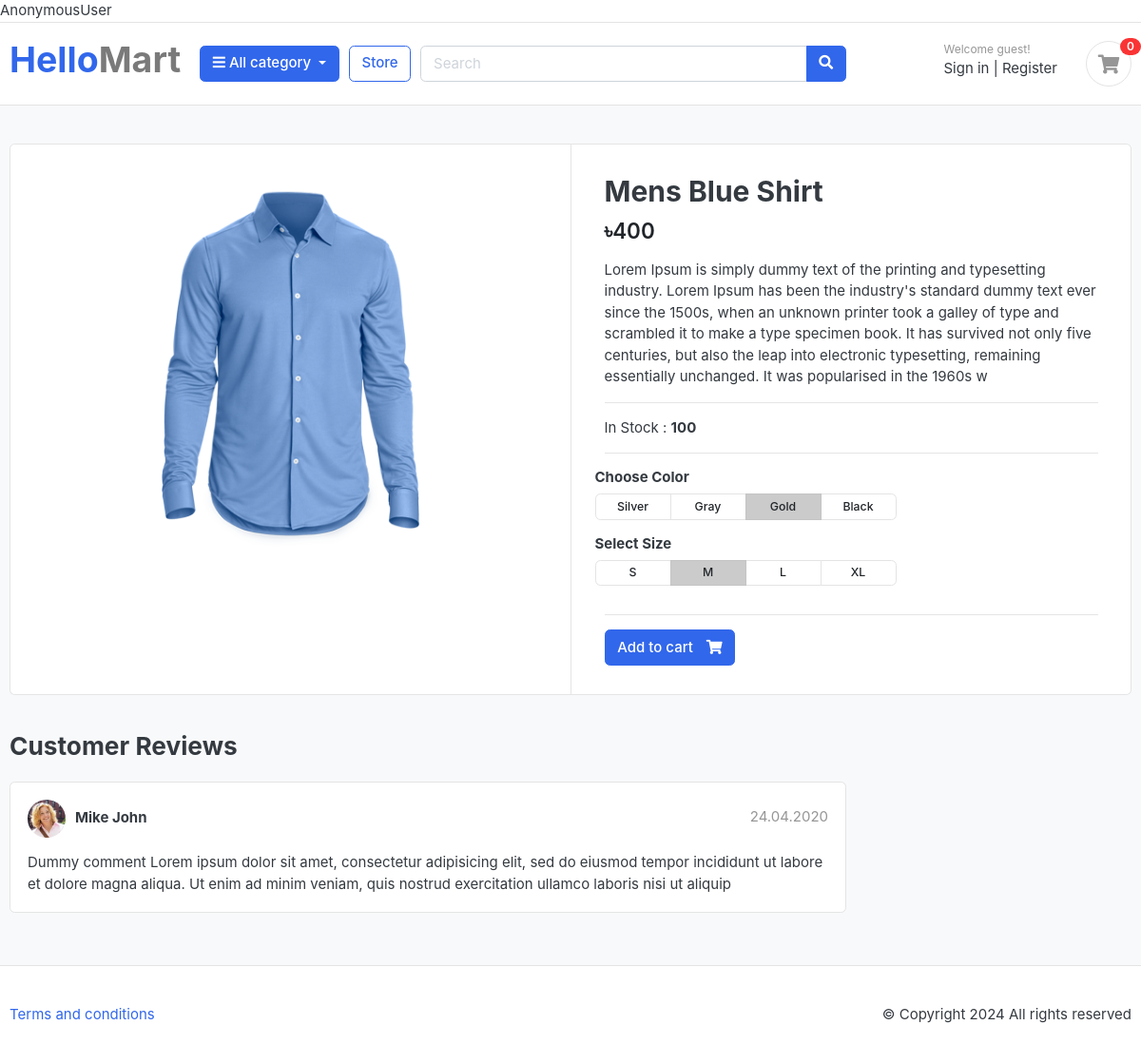
Page /store/shirt/mens-blue-shirt/ on the committed database.
### store/models.py (models this page shows)
class Product(models.Model):
    product_name = models.CharField(max_length=100, unique = True)
    slug = models.SlugField(max_length = 200, unique = True)
    description = models.TextField(max_length = 400, blank = True)
    price = models.IntegerField()
    image = models.ImageField(upload_to='photos/products')
    stock = models.IntegerField()
    is_available = models.BooleanField(default = True)
    category = models.ForeignKey(Category, on_delete=models.CASCADE)
    created_date = models.DateTimeField(auto_now_add = True)
    modified_date = models.DateTimeField(auto_now = True)
    def __str__(self) -> str:
        return self.product_name

### store/views.py (the view)
# urls.py: path('<slug:category_slug>/<slug:product_slug>/', views.productDetail, name='product_detail'),
def productDetail(request, category_slug, product_slug):
    single_product = Product.objects.get(slug = product_slug, category__slug = category_slug)
    print(single_product)
    return render(request, 'store/product-detail.html', {'product' : single_product})

### store/templates/store/product-detail.html (shortened to what this page needs)
{% extends "base.html" %}
{% load static %}
{% block body %}
<section class="section-content padding-y bg">
	<div class="container">
	<div class="card">
		<div class="row no-gutters">
			<aside class="col-md-6">
	<article class="gallery-wrap">
		<div class="img-big-wrap">
		   <a href="#"><img src="{{product.image.url}}"></a>
		</div>
	</article>
			</aside>
			<main class="col-md-6 border-left">
	<article class="content-body">
	<h2 class="title">{{product.product_name}} </h2>
	<div class="mb-3">
		<var class="price h4">৳{{product.price}} </var>
	</div>
	<p>{{product.description}} </p>
	<hr>
	<p>
		In Stock : <b>{{product.stock}} </b>
	</p>
	<hr>
		<div class="row">
			<div class="item-option-select">
				<h6>Choose Color</h6>
				<div class="btn-group btn-group-sm btn-group-toggle" data-toggle="buttons">
				  <label class="btn btn-light">
					<input type="radio" name="radio_color"> Silver
				  </label>
				  <label class="btn btn-light">
					<input type="radio" name="radio_color" > Gray
				  </label>
				  <label class="btn btn-light active">
					<input type="radio" name="radio_color checked"> Gold
				  </label>
				  <label class="btn btn-light">
					<input type="radio" name="radio_color"> Black
				  </label>
				</div>
			</div>
		</div>
		<div class="row">
			<div class="item-option-select">
				<h6>Select Size</h6>
				<div class="btn-group btn-group-sm btn-group-toggle" data-toggle="buttons">
				  <label class="btn btn-light">
					<input type="radio" name="radio_color"> S
				  </label>
				  <label class="btn btn-light active">
					<input type="radio" name="radio_color" checked> M
				  </label>
				  <label class="btn btn-light">
					<input type="radio" name="radio_color"> L
				  </label>
				  <label class="btn btn-light">
					<input type="radio" name="radio_color"> XL
				  </label>
				</div>
			</div>
		</div>
		<hr>
		<form method="post">
			<a href="{% url "add_cart" product.id %}" class="btn  btn-primary"> <span class="text">Add to cart</span> <i class="fas fa-shopping-cart"></i>  </a>
		</form>
	</article>
			</main>
		</div>
	</div>
	<br>
	<div class="row">
				<div class="col-md-9">
		<header class="section-heading">
			<h3>Customer Reviews </h3>
		</header>
		<article class="box mb-3">
			<div class="icontext w-100">
				<img src="./images/avatars/avatar1.jpg" class="img-xs icon rounded-circle">
				<div class="text">
					<span class="date text-muted float-md-right">24.04.2020 </span>
					<h6 class="mb-1">Mike John </h6>
				</div>
			</div>
			<div class="mt-3">
				<p>
					Dummy comment Lorem ipsum dolor sit amet, consectetur adipisicing elit, sed do eiusmod
					tempor incididunt ut labore et dolore magna aliqua. Ut enim ad minim veniam,
					quis nostrud exercitation ullamco laboris nisi ut aliquip
				</p>
			</div>
		</article>
		</div>
	</div>
	</div>
	</section>
{% endblock body %}

### static/css/ui.css (style rules this page uses)
html { font-family: "Inter", sans-serif; font-size: 15px; }
.content-body { flex: 1 1 auto; padding: 2rem 2.3rem; }
.img-xs, .img-sm, .img-md, .img-lg { -o-object-fit: cover; object-fit: cover; flex-shrink: 0; flex-grow: 0; }
.img-xs { width: 40px; height: 40px; }
.padding-y { padding-top: 40px; padding-bottom: 40px; }
var { font-style: normal; }
article:after, .form-group:after { display: block; clear: both; content: ""; }
.bg { background-color: #f8f9fa; }
.section-heading { margin-bottom: 20px; margin-top: 15px; }
p:last-child { margin-bottom: 0; }
.btn-light { background-color: #fff; border-color: #e4e4e4; }
.btn .text + i { margin-left: 10px; }
.icontext { display: inline-flex; align-items: center; vertical-align: middle; }
.icontext .text { width: 100%; line-height: 1.2; }
.icontext .icon { position: relative; margin-right: 10px; flex-shrink: 0; flex-grow: 0; }
.price { font-weight: 600; color: #212529; }
.box { padding: 18px; background: #fff; border-radius: 0.37rem; border: 1px solid #e4e4e4; }
.box img { max-width: 100%; }
.gallery-wrap .img-big-wrap { margin-bottom: 10px; border-radius: 0.37rem; overflow: hidden; background-color: #fff; }
.gallery-wrap .img-big-wrap a { text-align: center; display: block; }
.gallery-wrap .img-big-wrap img { height: 450px; width: auto; display: inline-block; }
.item-option-select { margin-bottom: 1rem; display: inline-block; margin-right: 15px; }
.item-option-select .btn { min-width: 80px; }

### rows in the picture
Product: image (picture), product_name "Mens Blue Shirt", price "400", description "Lorem Ipsum is simply dummy text of the printing and typesetting industry. Lorem Ipsum has been the industry's standard dummy text ever since the 1500s, when an unknown printer took a galley of type and scrambled it to make a type specimen book. It has survived not only five centuries, but also the leap into electronic typesetting, remaining essentially unchanged. It was popularised in the 1960s w", stock "100"

### other values in the picture
{{ request.user }} "AnonymousUser"
